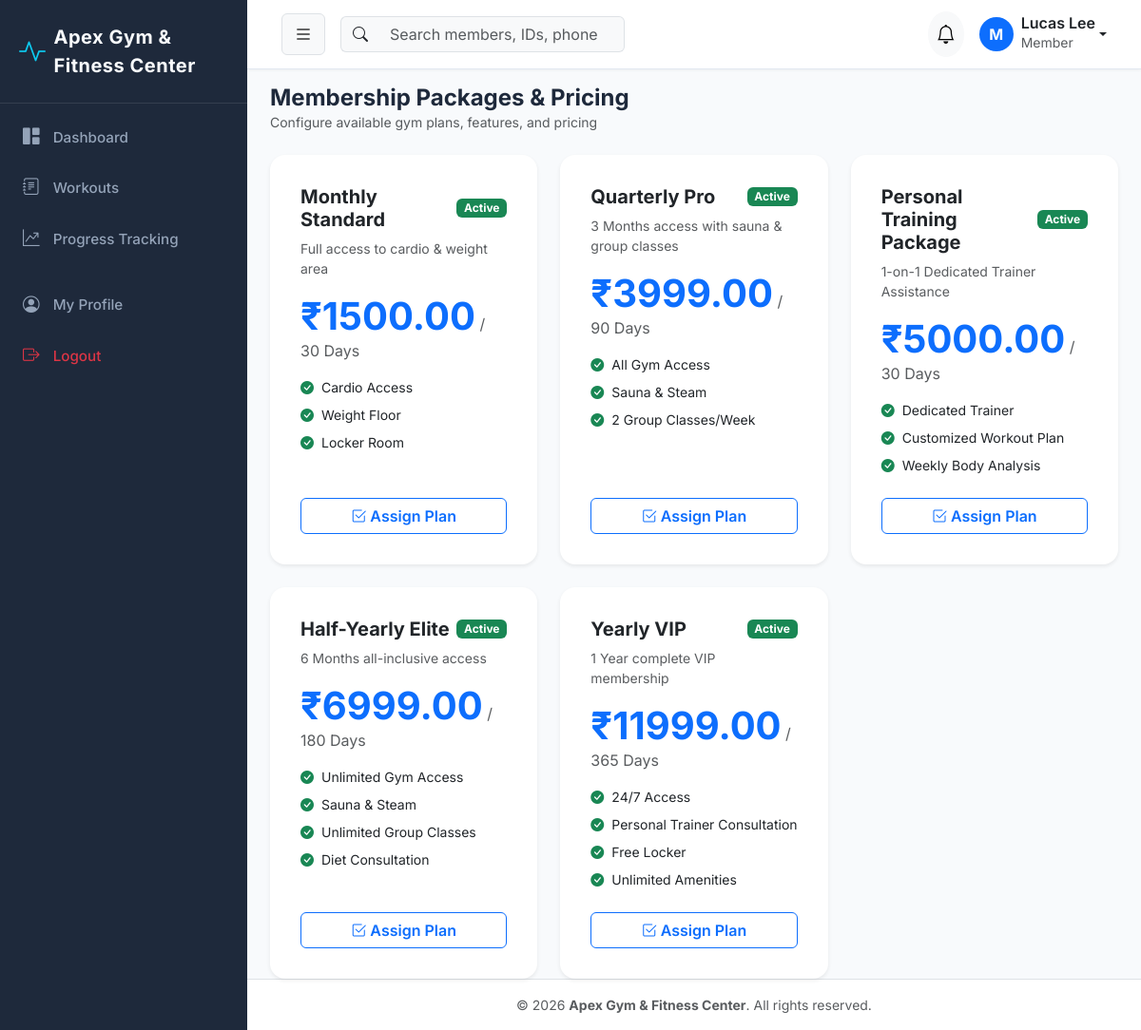
/memberships/plans/ (signed in), run on the app's committed database.
### gym_settings/models.py (models this page shows, shortened)
class GymSetting(models.Model):
    name = models.CharField(max_length=150, default='Apex Gym & Fitness Center')
    logo = models.ImageField(upload_to='gym_logo/', blank=True, null=True)
    address = models.TextField(default='123 Fitness Avenue, Tech District, City Center')
    phone = models.CharField(max_length=20, default='+1 (555) 019-2834')
    email = models.EmailField(default='contact@apexgym.com')
    opening_time = models.TimeField(default=time(6, 0))
    closing_time = models.TimeField(default=time(22, 0))
    currency = models.CharField(max_length=10, default='₹')
    tax_percentage = models.DecimalField(max_digits=5, decimal_places=2, default=18.00)
    updated_at = models.DateTimeField(auto_now=True)
    @classmethod
    def get_settings(cls):
        obj, created = cls.objects.get_or_create(pk=1)
        return obj

### accounts/models.py (models this page shows, shortened)
class User(AbstractUser):
    class Role(models.TextChoices):
        ADMIN = 'ADMIN', 'Admin'
        STAFF = 'STAFF', 'Staff'
        TRAINER = 'TRAINER', 'Trainer'
        MEMBER = 'MEMBER', 'Member'
    role = models.CharField(
        max_length=20,
        choices=Role.choices,
        default=Role.MEMBER,
        help_text='Role for role-based access control'
    )
    phone = models.CharField(max_length=20, blank=True, null=True)
    profile_picture = models.ImageField(upload_to='profiles/', blank=True, null=True)
    created_at = models.DateTimeField(auto_now_add=True)
    updated_at = models.DateTimeField(auto_now=True)
    @property
    def is_admin(self):
        return self.role == self.Role.ADMIN or self.is_superuser
    @property
    def is_staff_user(self):
        return self.role == self.Role.STAFF or self.is_admin
    def get_full_name_or_username(self):
        full = f"{self.first_name} {self.last_name}".strip()
        return full if full else self.username

### memberships/models.py (models this page shows, shortened)
class MembershipPlan(models.Model):
    name = models.CharField(max_length=100)
    description = models.TextField(blank=True, null=True)
    duration_days = models.PositiveIntegerField(help_text='Duration in days, e.g. 30, 90, 365')
    price = models.DecimalField(max_digits=10, decimal_places=2)
    features = models.TextField(help_text='Features comma or newline separated', blank=True, null=True)
    is_active = models.BooleanField(default=True)
    created_at = models.DateTimeField(auto_now_add=True)
    def get_features_list(self):
        if not self.features:
            return []
        return [f.strip() for f in self.features.replace('\r', '').split('\n') if f.strip()]

### memberships/views.py (the view)
# urls.py: path('plans/', views.plan_list_view, name='plan_list'),
@login_required
def plan_list_view(request):
    plans = MembershipPlan.objects.all().order_by('price')
    return render(request, 'memberships/plan_list.html', {'plans': plans})

### notifications/context_processors.py (called while the page is built)
def user_notifications(request):
    if request.user.is_authenticated:
        unread = Notification.objects.filter(user=request.user, is_read=False)[:5]
        unread_count = Notification.objects.filter(user=request.user, is_read=False).count()
        return {
            'navbar_notifications': unread,
            'unread_notifications_count': unread_count
        }
    return {
        'navbar_notifications': [],
        'unread_notifications_count': 0
    }

### templates/memberships/plan_list.html (shortened to what this page needs)
{% extends "base.html" %}
{% block content %}
<div class="d-flex justify-content-between align-items-center mb-4">
    <div>
        <h4 class="fw-bold mb-0">Membership Packages & Pricing</h4>
        <p class="text-muted small mb-0">Configure available gym plans, features, and pricing</p>
    </div>
</div>
<div class="row g-4">
    {% for plan in plans %}
    <div class="col-12 col-md-6 col-lg-4">
        <div class="card border-0 shadow-sm rounded-4 h-100 p-3">
            <div class="card-body d-flex flex-direction-column flex-column justify-content-between">
                <div>
                    <div class="d-flex justify-content-between align-items-center mb-2">
                        <h5 class="fw-bold mb-0">{{ plan.name }}</h5>
                        {% if plan.is_active %}
                        <span class="badge bg-success">Active</span>
                        {% else %}
                        <span class="badge bg-secondary">Inactive</span>
                        {% endif %}
                    </div>
                    <p class="text-muted small mb-3">{{ plan.description }}</p>
                    <div class="my-3">
                        <span class="display-6 fw-bold text-primary">₹{{ plan.price }}</span>
                        <span class="text-muted">/ {{ plan.duration_days }} Days</span>
                    </div>
                    <ul class="list-unstyled mb-4 small">
                        {% for feature in plan.get_features_list %}
                        <li class="mb-2"><i class="bi bi-check-circle-fill text-success me-2"></i>{{ feature }}</li>
                        {% empty %}
                        <li class="text-muted"><i class="bi bi-check-circle text-muted me-2"></i>All standard gym equipment access</li>
                        {% endfor %}
                    </ul>
                </div>
                <div class="d-flex gap-2">
                    <a href="{% url 'memberships:subscription_create' %}?plan_id={{ plan.pk }}" class="btn btn-outline-primary w-100 fw-semibold"><i class="bi bi-check2-square me-1"></i>Assign Plan</a>
                </div>
            </div>
        </div>
    </div>
    {% empty %}
    <div class="col-12 text-center py-5 text-muted">No membership plans created yet.</div>
    {% endfor %}
</div>
{% endblock %}

### templates/base.html (shortened to what this page needs)
<!DOCTYPE html>
<html lang="en">
<head>
    <link href="https://cdn.jsdelivr.net/npm/bootstrap@5.3.2/dist/css/bootstrap.min.css" rel="stylesheet">
    <link href="https://cdn.jsdelivr.net/npm/bootstrap-icons@1.11.1/font/bootstrap-icons.css" rel="stylesheet">
    {% load static %}
    <link rel="stylesheet" href="{% static 'css/custom.css' %}">
</head>
<body>
    <div id="wrapper">
        {% if user.is_authenticated %}
        <aside id="sidebar-wrapper">
            <div class="sidebar-heading d-flex align-items-center">
                <i class="bi bi-activity text-info me-2 fs-3"></i>
                <span class="fw-bold">{{ gym_info.name|default:"Apex Fitness" }}</span>
            </div>
            <div class="list-group list-group-flush py-2">
                <a href="{% url 'dashboard:index' %}" class="list-group-item {% if request.resolver_match.app_name == 'dashboard' %}active{% endif %}">
                    <i class="bi bi-grid-1x2-fill"></i> Dashboard
                </a>
                <a href="{% url 'workouts:list' %}" class="list-group-item {% if request.resolver_match.app_name == 'workouts' and request.resolver_match.url_name != 'progress' %}active{% endif %}">
                    <i class="bi bi-journal-text"></i> Workouts
                </a>
                <a href="{% url 'workouts:progress' %}" class="list-group-item {% if request.resolver_match.url_name == 'progress' %}active{% endif %}">
                    <i class="bi bi-graph-up-arrow"></i> Progress Tracking
                </a>
                <a href="{% url 'accounts:profile' %}" class="list-group-item mt-3 {% if request.resolver_match.url_name == 'profile' %}active{% endif %}">
                    <i class="bi bi-person-circle"></i> My Profile
                </a>
                <a href="{% url 'accounts:logout' %}" class="list-group-item text-danger">
                    <i class="bi bi-box-arrow-right"></i> Logout
                </a>
            </div>
        </aside>
        {% endif %}
        <div id="page-content-wrapper">
            {% if user.is_authenticated %}
            <nav class="navbar navbar-expand-lg top-navbar">
                <div class="container-fluid">
                    <button class="btn btn-light border" id="sidebarToggle">
                        <i class="bi bi-list fs-5"></i>
                    </button>
                    <form class="d-none d-md-flex ms-3 me-auto" action="{% url 'members:list' %}" method="GET">
                        <div class="input-group">
                            <span class="input-group-text bg-light border-end-0"><i class="bi bi-search"></i></span>
                            <input class="form-control bg-light border-start-0" type="search" name="q" placeholder="Search members, IDs, phone..." aria-label="Search">
                        </div>
                    </form>
                    <div class="d-flex align-items-center ms-auto">
                        <div class="dropdown me-3">
                            <button class="btn btn-light position-relative rounded-circle p-2" type="button" data-bs-toggle="dropdown">
                                <i class="bi bi-bell fs-5"></i>
                            </button>
                        </div>
                        <div class="dropdown">
                            <a class="d-flex align-items-center text-decoration-none dropdown-toggle text-dark" href="#" data-bs-toggle="dropdown">
                                <div class="bg-primary text-white rounded-circle d-flex align-items-center justify-content-center me-2 fw-bold" style="width: 36px; height: 36px;">
                                    {{ user.username|slice:":1"|upper }}
                                </div>
                                <div class="d-none d-sm-block text-start">
                                    <div class="fw-semibold lh-1">{{ user.get_full_name_or_username }}</div>
                                    <small class="text-muted">{{ user.get_role_display }}</small>
                                </div>
                            </a>
                        </div>
                    </div>
                </div>
            </nav>
            {% endif %}
            <div class="container-fluid pt-3 px-4">
                {% block content %}{% endblock %}
            </div>
            <footer class="mt-auto py-3 bg-white border-top text-center text-muted small">
                <div class="container">
                    &copy; {% now "Y" %} <strong>{{ gym_info.name|default:"Apex Gym & Fitness Center" }}</strong>. All rights reserved.
                </div>
            </footer>
        </div>
    </div>
</body>
</html>

### static/css/custom.css (style rules this page uses)
:root { --primary-color: #4f46e5; --primary-hover: #4338ca; --secondary-color: #06b6d4; --dark-bg: #0f172a; --sidebar-bg: #1e293b; --card-bg: #ffffff; --text-primary: #1e293b; --text-muted: #64748b; --accent-success: #10b981; --accent-warning: #f59e0b; --accent-danger: #ef4444; --border-color: #e2e8f0; }
body { font-family: 'Inter', system-ui, -apple-system, sans-serif; background-color: #f8fafc; color: var(--text-primary); overflow-x: hidden; }
#wrapper { display: flex; width: 100%; align-items: stretch; min-height: 100vh; }
#sidebar-wrapper { min-width: 260px; max-width: 260px; background-color: var(--sidebar-bg); color: #f8fafc; transition: all 0.3s ease; z-index: 1000; }
#sidebar-wrapper .sidebar-heading { padding: 1.5rem 1.25rem; font-size: 1.25rem; font-weight: 700; letter-spacing: 0.5px; border-bottom: 1px solid rgba(255, 255, 255, 0.1); }
#sidebar-wrapper .list-group-item { background-color: transparent; color: #94a3b8; border: none; padding: 0.85rem 1.25rem; font-size: 0.95rem; font-weight: 500; border-left: 4px solid transparent; transition: all 0.2s ease; }
#sidebar-wrapper .list-group-item i { width: 24px; font-size: 1.1rem; margin-right: 10px; }
#page-content-wrapper { width: 100%; flex: 1; display: flex; flex-direction: column; }
.top-navbar { background-color: #ffffff; border-bottom: 1px solid var(--border-color); padding: 0.75rem 1.5rem; box-shadow: 0 1px 3px 0 rgba(0, 0, 0, 0.05); }

### data on the page
GymSetting: name "Apex Gym & Fitness Center"
User: username "M", get_full_name_or_username "Lucas Lee", role "Member"
MembershipPlan: name "Monthly Standard", is_active "Active", description "Full access to cardio & weight area", price "1500.00", duration_days "30", get_features_list "Cardio Access" "Weight Floor" "Locker Room"
MembershipPlan: name "Quarterly Pro", is_active "Active", description "3 Months access with sauna & group classes", price "3999.00", duration_days "90", get_features_list "All Gym Access" "Sauna & Steam" "2 Group Classes/Week"
MembershipPlan: name "Personal Training Package", is_active "Active", description "1-on-1 Dedicated Trainer Assistance", price "5000.00", duration_days "30", get_features_list "Dedicated Trainer" "Customized Workout Plan" "Weekly Body Analysis"
MembershipPlan: name "Half-Yearly Elite", is_active "Active", description "6 Months all-inclusive access", price "6999.00", duration_days "180", get_features_list "Unlimited Gym Access" "Sauna & Steam" "Unlimited Group Classes" "Diet Consultation"
MembershipPlan: name "Yearly VIP", is_active "Active", description "1 Year complete VIP membership", price "11999.00", duration_days "365", get_features_list "24/7 Access" "Personal Trainer Consultation" "Free Locker" "Unlimited Amenities"
